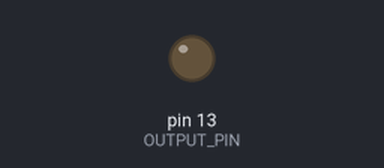
Bench run of a sketch on a simulated Arduino Uno, built with avr-gcc and run on an emulated ATmega328P. On the bench: output pins drawn as LEDs (lit = HIGH). Random numbers use the default seed unless the sketch sets one.

Above: at 0.15 s.
Timing chart, 0 to 20.1 s (numbered marks = the images above):
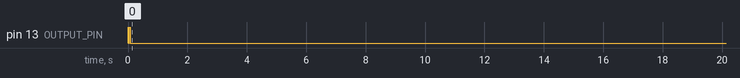

The sketch:

arduino-barcodes.ino
```cpp
/*
  32-bit digital barcodes for synchronizing data streams
*/

int OUTPUT_PIN = 13;
int BARCODE_BITS = 32;
int INTER_BARCODE_INTERVAL = 30; // s

long barcode;

void setup() {

  pinMode(OUTPUT_PIN, OUTPUT); // initialize digital pin

  randomSeed(analogRead(0));

  barcode = random(0, pow(2,BARCODE_BITS));

}

void loop() {

  barcode += 1; // increment barcode on each cycle

  digitalWrite(OUTPUT_PIN, HIGH);   // initialize with 20 ms pulse
  delay(20);
  digitalWrite(OUTPUT_PIN, LOW);    // set to low value for 20 ms
  delay(20);

  for (int i = 0; i < BARCODE_BITS; i++)
  {
    if ((barcode >> i) & 1)
      digitalWrite(OUTPUT_PIN,HIGH);
    else
      digitalWrite(OUTPUT_PIN,LOW);

     delay((INTER_BARCODE_INTERVAL - 1) * 32 / BARCODE_BITS);
  }

  digitalWrite(OUTPUT_PIN, LOW);         // write final low value
  delay(INTER_BARCODE_INTERVAL * 1000);  // wait for interval

}
```
